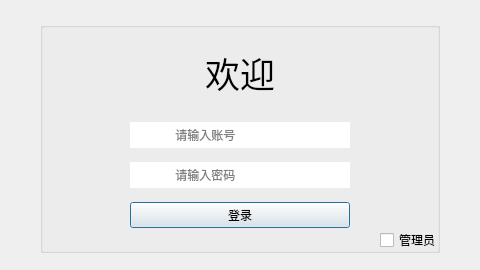
<?xml version="1.0" encoding="UTF-8"?>
<ui version="4.0">
 <class>Login</class>
 <widget class="QDialog" name="Login">
  <property name="geometry">
   <rect>
    <x>0</x>
    <y>0</y>
    <width>480</width>
    <height>270</height>
   </rect>
  </property>
  <property name="minimumSize">
   <size>
    <width>480</width>
    <height>270</height>
   </size>
  </property>
  <property name="maximumSize">
   <size>
    <width>480</width>
    <height>270</height>
   </size>
  </property>
  <property name="windowTitle">
   <string>登录</string>
  </property>
  <widget class="QGroupBox" name="groupBox">
   <property name="geometry">
    <rect>
     <x>40</x>
     <y>22</y>
     <width>400</width>
     <height>231</height>
    </rect>
   </property>
   <property name="title">
    <string/>
   </property>
   <widget class="QLineEdit" name="lineEdit_Username">
    <property name="geometry">
     <rect>
      <x>90</x>
      <y>100</y>
      <width>220</width>
      <height>26</height>
     </rect>
    </property>
    <property name="maxLength">
     <number>16</number>
    </property>
    <property name="frame">
     <bool>false</bool>
    </property>
    <property name="placeholderText">
     <string>             请输入账号</string>
    </property>
   </widget>
   <widget class="QLineEdit" name="lineEdit_Password">
    <property name="geometry">
     <rect>
      <x>90</x>
      <y>140</y>
      <width>220</width>
      <height>26</height>
     </rect>
    </property>
    <property name="maxLength">
     <number>16</number>
    </property>
    <property name="frame">
     <bool>false</bool>
    </property>
    <property name="echoMode">
     <enum>QLineEdit::Password</enum>
    </property>
    <property name="placeholderText">
     <string>             请输入密码</string>
    </property>
   </widget>
   <widget class="QPushButton" name="pushButton_Login">
    <property name="geometry">
     <rect>
      <x>90</x>
      <y>180</y>
      <width>220</width>
      <height>26</height>
     </rect>
    </property>
    <property name="text">
     <string>登录</string>
    </property>
   </widget>
   <widget class="QLabel" name="label">
    <property name="geometry">
     <rect>
      <x>90</x>
      <y>26</y>
      <width>220</width>
      <height>50</height>
     </rect>
    </property>
    <property name="font">
     <font>
      <family>宋体</family>
      <pointsize>26</pointsize>
     </font>
    </property>
    <property name="frameShape">
     <enum>QFrame::NoFrame</enum>
    </property>
    <property name="lineWidth">
     <number>1</number>
    </property>
    <property name="text">
     <string>欢迎</string>
    </property>
    <property name="textFormat">
     <enum>Qt::AutoText</enum>
    </property>
    <property name="alignment">
     <set>Qt::AlignCenter</set>
    </property>
   </widget>
   <widget class="QCheckBox" name="checkBox">
    <property name="geometry">
     <rect>
      <x>340</x>
      <y>210</y>
      <width>71</width>
      <height>16</height>
     </rect>
    </property>
    <property name="text">
     <string>管理员</string>
    </property>
   </widget>
  </widget>
 </widget>
 <resources/>
 <connections/>
</ui>
